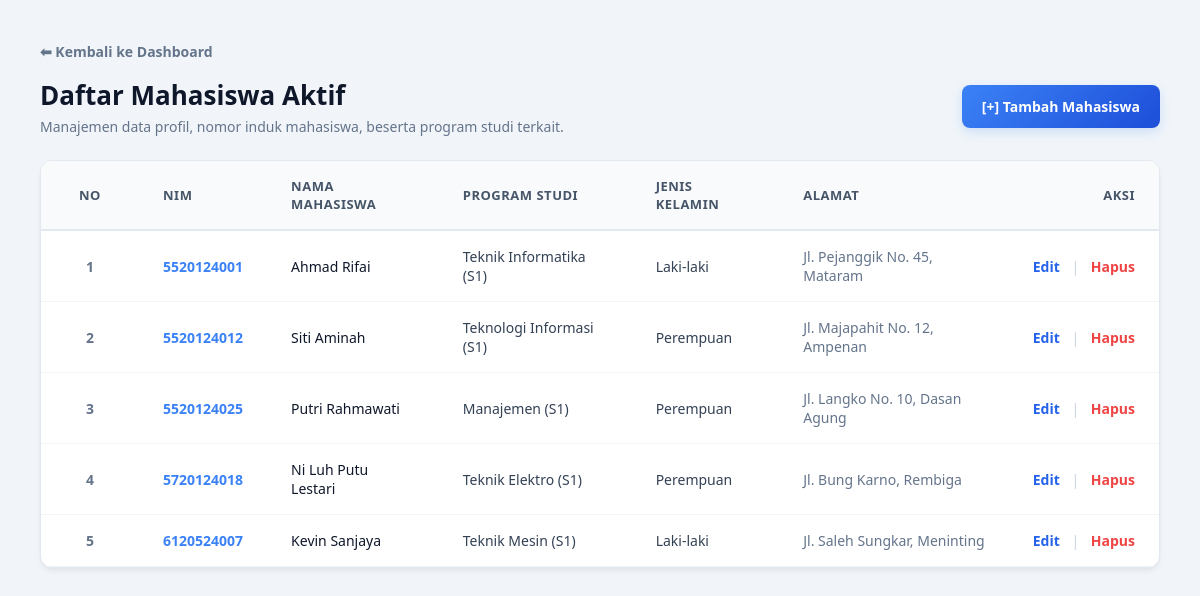
/Mahasiswa/Tampilan.php, run on the app's committed database.
### tables this page shows
CREATE TABLE `mahasiswa` (
  `NIM` varchar(15) NOT NULL,
  `Nama_Mahasiswa` varchar(30) NOT NULL,
  `Id_Prodi` varchar(15) NOT NULL,
  `Jenis_Kelamin` varchar(15) NOT NULL,
  `Alamat` varchar(35) NOT NULL
);

CREATE TABLE `prodi` (
  `Id_Prodi` varchar(15) NOT NULL,
  `Nama_Prodi` varchar(30) NOT NULL,
  `Fakultas` varchar(50) NOT NULL
);

### Mahasiswa/Tampilan.php (the view, shortened to what this page needs)
<?php
include '../koneksi.php';
$query = "SELECT mahasiswa.*, prodi.Nama_Prodi
        FROM mahasiswa
        JOIN prodi ON mahasiswa.Id_Prodi = prodi.Id_Prodi";
$tampil = mysqli_query($koneksi, $query);
?>
<!DOCTYPE html>
<html lang="id">
    <head>
    </head>
    <body>
        <a href="../dashboard.php" class="btn-back">⬅ Kembali ke Dashboard</a>
        <div class="header-container">
            <div>
                <h2>Daftar Mahasiswa Aktif</h2>
                <p>Manajemen data profil, nomor induk mahasiswa, beserta program studi terkait.</p>
            </div>
            <a href="tambah.php" class="btn-add">[+] Tambah Mahasiswa</a>
        </div>
        <div class="table-container">
            <table>
                <thead>
                    <tr>
                        <th style="text-align: center;">No</th>
                        <th>NIM</th>
                        <th>Nama Mahasiswa</th>
                        <th>Program Studi</th>
                        <th>Jenis Kelamin</th>
                        <th>Alamat</th>
                        <th class="action-col">Aksi</th>
                    </tr>
                </thead>
                <tbody>
                    <?php
                    $no = 1;
                    while($row = mysqli_fetch_array($tampil)) {
                    ?>
                    <tr>
                        <td class="no-col"><?= $no++; ?></td>
                        <td class="nim-col"><?= $row['NIM']; ?></td>
                        <td class="name-col"><?= $row['Nama_Mahasiswa']; ?></td>
                        <td><?= $row['Nama_Prodi']; ?></td>
                        <td><?= $row['Jenis_Kelamin'] == 'L' ? 'Laki-laki' : ($row['Jenis_Kelamin'] == 'P' ? 'Perempuan' : $row['Jenis_Kelamin']); ?></td>
                        <td style="color: #64748b;"><?= $row['Alamat']; ?></td>
                        <td class="action-col" style="white-space: nowrap;">
                            <a href="tambah.php?id=<?= $row['NIM']; ?>" class="action-link link-edit">Edit</a>
                            <span class="divider">|</span>
                            <a href="hapus.php?id=<?= $row['NIM']; ?>" class="action-link link-delete" onclick="return confirm('Yakin ingin menghapus mahasiswa ini?')">Hapus</a>
                        </td>
                    </tr>
                    <?php } ?>
                </tbody>
            </table>
        </div>
    </body>
</html>

### Mahasiswa/Tampilan.php (style rules this page uses)
body { background-color: #f1f5f9; font-family: 'Segoe UI', -apple-system, BlinkMacSystemFont, Roboto, sans-serif; margin: 0; padding: 40px; color: #1e293b; }
.header-container { display: flex; justify-content: space-between; align-items: center; margin-bottom: 24px; }
.header-container h2 { margin: 0 0 4px 0; font-size: 26px; font-weight: 700; color: #0f172a; }
.header-container p { margin: 0; font-size: 14px; color: #64748b; }
.btn-back { display: inline-flex; align-items: center; text-decoration: none; color: #64748b; font-size: 14px; font-weight: 600; margin-bottom: 16px; transition: color 0.2s ease; }
.btn-add { text-decoration: none; background: linear-gradient(135deg, #3b82f6 0%, #1d4ed8 100%); color: #ffffff; padding: 12px 20px; border-radius: 8px; font-size: 14px; font-weight: 700; box-shadow: 0 4px 12px rgba(59, 130, 246, 0.2); transition: all 0.3s ease; }
.table-container { background-color: #ffffff; border-radius: 12px; box-shadow: 0 4px 6px -1px rgba(0, 0, 0, 0.05), 0 2px 4px -1px rgba(0, 0, 0, 0.03); overflow: hidden; border: 1px solid #e2e8f0; }
table { width: 100%; border-collapse: collapse; text-align: left; }
th { background-color: #f8fafc; color: #475569; font-size: 13px; font-weight: 700; text-transform: uppercase; letter-spacing: 0.5px; padding: 16px 24px; border-bottom: 2px solid #e2e8f0; }
td { padding: 16px 24px; font-size: 14px; color: #334155; border-bottom: 1px solid #f1f5f9; }
.no-col { text-align: center; color: #64748b; font-weight: 600; width: 50px; }
.nim-col { font-weight: 600; color: #3b82f6; }
.name-col { font-weight: 500; color: #0f172a; }
.action-col { text-align: right; }
.action-link { text-decoration: none; font-size: 14px; font-weight: 600; transition: color 0.2s ease; }
.link-edit { color: #2563eb; }
.link-delete { color: #ef4444; }
.divider { color: #cbd5e1; margin: 0 8px; }

### data on the page
mahasiswa: NIM "5520124001", Nama_Mahasiswa "Ahmad Rifai", Id_Prodi.Nama_Prodi "Teknik Informatika (S1)", Jenis_Kelamin "Laki-laki", Alamat "Jl. Pejanggik No. 45, Mataram"
mahasiswa: NIM "5520124012", Nama_Mahasiswa "Siti Aminah", Id_Prodi.Nama_Prodi "Teknologi Informasi (S1)", Jenis_Kelamin "Perempuan", Alamat "Jl. Majapahit No. 12, Ampenan"
mahasiswa: NIM "5520124025", Nama_Mahasiswa "Putri Rahmawati", Id_Prodi.Nama_Prodi "Manajemen (S1)", Jenis_Kelamin "Perempuan", Alamat "Jl. Langko No. 10, Dasan Agung"
mahasiswa: NIM "5720124018", Nama_Mahasiswa "Ni Luh Putu Lestari", Id_Prodi.Nama_Prodi "Teknik Elektro (S1)", Jenis_Kelamin "Perempuan", Alamat "Jl. Bung Karno, Rembiga"
mahasiswa: NIM "6120524007", Nama_Mahasiswa "Kevin Sanjaya", Id_Prodi.Nama_Prodi "Teknik Mesin (S1)", Jenis_Kelamin "Laki-laki", Alamat "Jl. Saleh Sungkar, Meninting"
